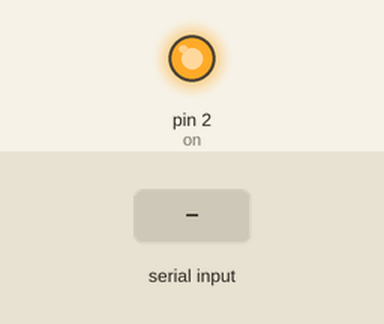
This sketch was run on a simulated Arduino Uno, built with avr-gcc and run on an emulated ATmega328P. Parts: output pins drawn as LEDs (lit = HIGH). Inputs (shaded band) come from the test bench. What the sketch prints to the serial monitor is not drawn.

Above: at 1.2 s.
1.3 s: "d" received over Serial
At 1.7 s:
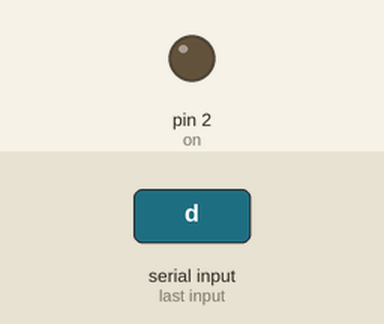
Timing chart, 0 to 4.3 s (numbered marks = the images above; inputs shaded):
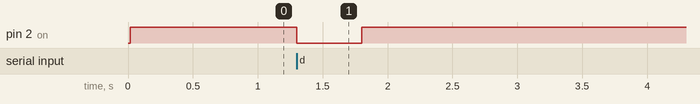

Measured:
- after the input at 1.3 s, pin 2 (on): HIGH → LOW at once, → HIGH 0.50 s later

The sketch:

brain_candy.ino
```cpp
#include <Servo.h>
//#include <Keyboard.h>

int keystrokes;           // raw user input

void setup() {
 Serial.begin(9600);
 Serial.println("      Arduino Serial Servo Control");
 Serial.println("Press < or > to move, spacebar to center");
Serial.println();

pinMode(2, OUTPUT);  // on/off for LED - 1 on
digitalWrite(2, HIGH); // active high is not closed
}


void loop() {
 // wait for serial input
 if (Serial.available() > 0) {
   keystrokes = Serial.read();     // read the incoming byte:


//// RESET
   if (keystrokes == 32) // ' ' is space for reset
   {
    digitalWrite(2, HIGH); // active high is not closed
   }

//   if (keystrokes == 108) // 'l' is for left look
//   if (keystrokes == 114) // 'r' is for right look
//   if (keystrokes == 117) // u


///// CANDY DOWN  = d
   if (keystrokes == 100) {
       digitalWrite(2, LOW); // active high is not closed
       delay(500);
       digitalWrite(2, HIGH); // active high is not closed
       delay(1000);
       }


///// CANDY DOWN  = l
   if (keystrokes == 108) {
       digitalWrite(2, LOW); // active high is not closed
       delay(1000); // more candy if you are nice
       digitalWrite(2, HIGH); // active high is not closed
       delay(1000);
       }


//   if (keystrokes == 97) // 'a' is for up relay! :)
//     if (keystrokes == 122) // 'z' is for down! relay :)
// if (keystrokes == 50) // '2' is  'red' color on resistor
//  if (keystrokes == 48) // '0' is  'black' - so turn off

}
}
```
